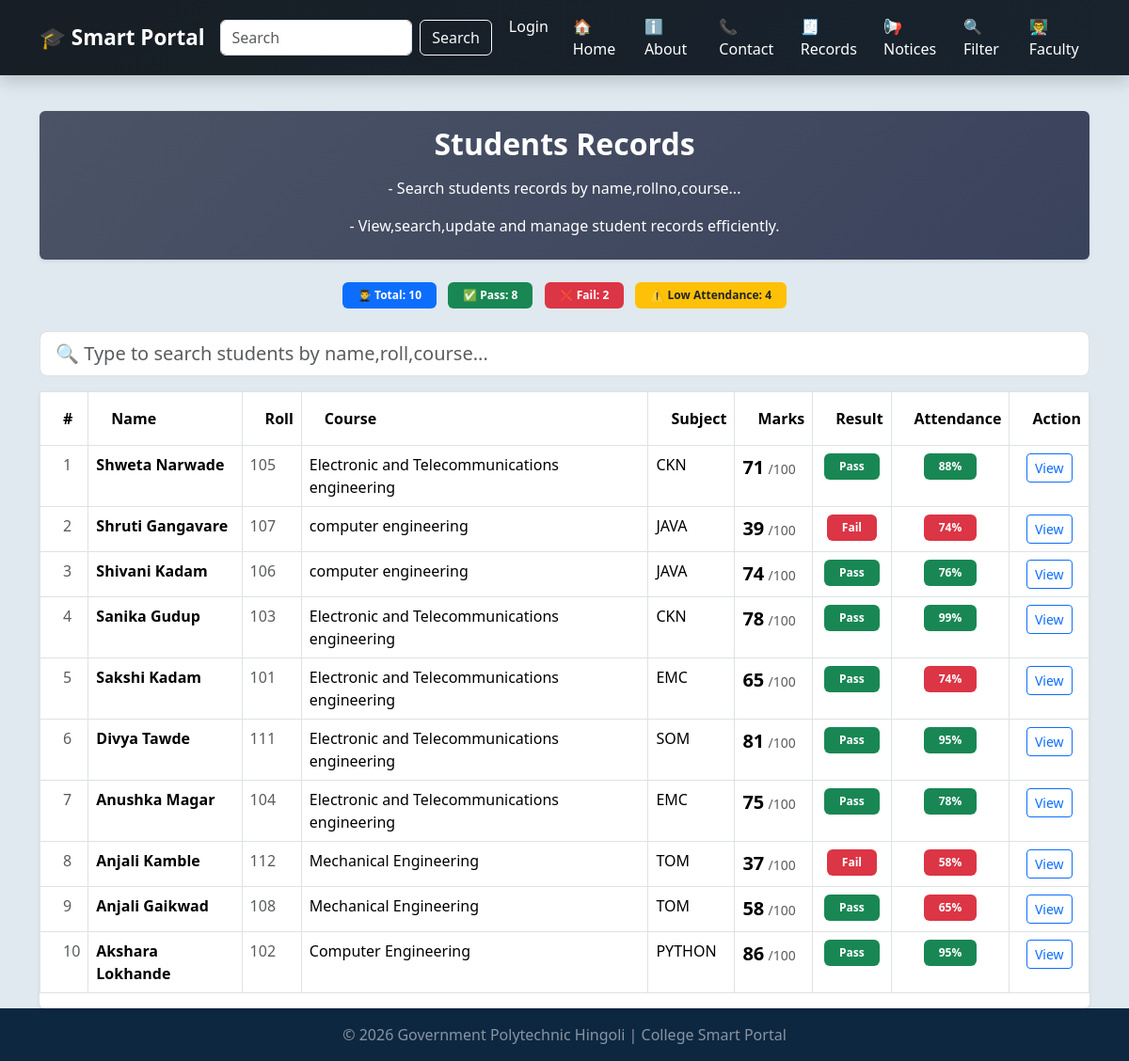
Before: /records with the older database file.
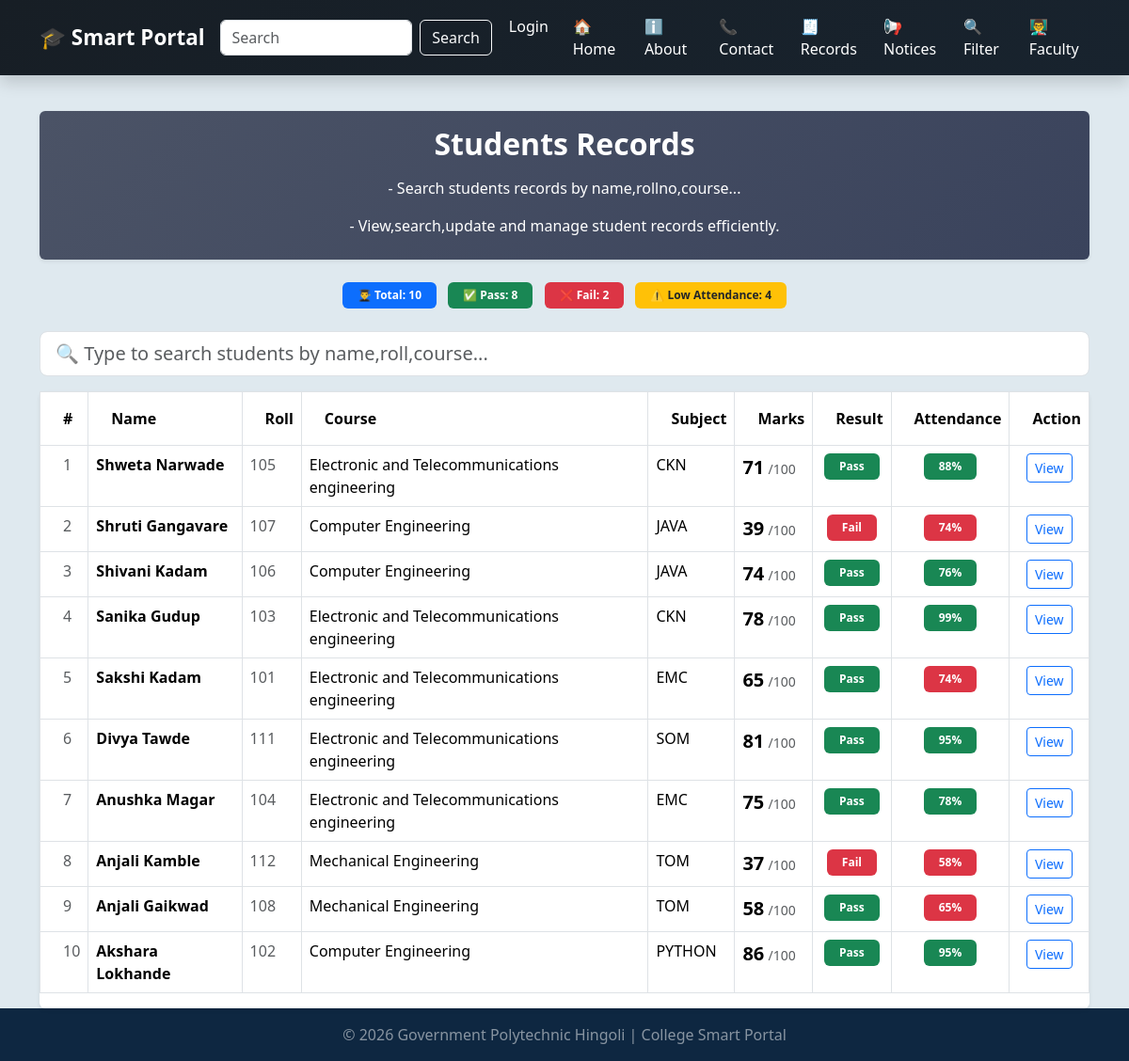
After: the same page with the newer database file.
### tables this page shows
CREATE TABLE students(
                id INTEGER PRIMARY KEY AUTOINCREMENT,
                 name TEXT NOT NULL,
                 roll INTEGER NOT NULL,
                 course TEXT NOT NULL,
                 subject TEXT NOT NULL,
                 marks INTEGER NOT NULL,
                 attendance INTEGER DEFAULT 0
                 );

### app2.py (the view)
@app.route("/records")
def records():
    conn=get_db()
    students=conn.execute('SELECT * FROM students ORDER BY NAME DESC').fetchall()
    conn.close()
    return render_template("records.html",students=students)

### database.py (called while the page is built)
def get_db():
   conn=sqlite3.connect(DB_PATH)
   conn.row_factory= sqlite3.Row
   return conn

### templates/records.html (shortened to what the changed rows need)
{% extends "base.html" %}
{% block content %}
<div class="card mb-4 shadow-sm p-3"style="background:linear-gradient(135deg, #4b5366, #3a435c);">
<h2 class="fw-bold mb-3 text-white text-center">Students Records</h2>
</div>
    {% set pass_students = students|selectattr('marks','ge',40)|list %}
    {% set fail_students = students|selectattr('marks','lt',40)|list %}
    {% set low_attendance = students|selectattr('attendance','lt',75)|list %}
<div class="card shadow-sm">
    <div class="card-body p-0">
        {% if students|length == 0 %}
        <div class="text-center p-5">
            <h5 class="text-muted">No student records found.</h5>
            <a href="{{ url_for('add_student') }}" class="btn btn-primary mt-2">Add Student</a>
        </div>
        {% else %}
        <div class="table-responsive">
                <table class="table table-bordered table-hover">
                <thead style="background-color: #0b1f39; color:white;">
                    <tr>
                        <th class="py-3 ps-4">#</th>
                        <th class="py-3 ps-4">Name</th>
                        <th class="py-3 ps-4">Roll</th>
                        <th class="py-3 ps-4">Course</th>
                        <th class="py-3 ps-4">Subject</th>
                        <th class="py-3 ps-4">Marks</th>
                        <th class="py-3 ps-4">Result</th>
                        <th class="py-3 ps-4 text-center">Attendance</th>
                        <th class="py-3 ps-4 text-center">Action</th>
                    </tr>
                </thead>
                <tbody id="tableBody">
                    {% for student in students %}
                    <tr data-name="{{ student.name | lower}}"
                    data-roll="{{ student.roll | lower}}"
                    data-course="{{ student.course | lower}}">
                        <td class="ps-4 text-muted">{{ loop.index }}</td>
                        <td>
                            <div class="d-flex align-items-center">
                                <span class="fw-bold">{{ student.name }}</span>
                            </div>
                        </td>
                        <td class="text-muted">{{ student.roll }}</td>
                        <td>{{ student.course }}</td>
                        <td>{{ student.subject }}</td>
                        <td>
                            <span class="fw-bold fs-5">{{ student.marks }}</span>
                            <span class="text-muted small">/100</span>
                        </td>
                        <td class="text-center">
                            {% if student.marks >= 40 %}
                                <span class="badge bg-success px-3 py-2">Pass</span>
                            {% else %}
                                <span class="badge bg-danger px-3 py-2">Fail</span>
                            {% endif %}
                        </td>
                        <td class="text-center">
                            {% if student.attendance >= 75 %}
                                <span class="badge bg-success px-3 py-2">
                                    {{ student.attendance }}%
                                </span>
                            {% else %}
                                <span class="badge bg-danger px-3 py-2">
                                    {{ student.attendance }}%
                                </span>
                            {% endif %}
                        </td>
                        <td class="text-center">
                            <a href="{{ url_for('student_detail', id=student.id) }}" class="btn btn-sm btn-outline-primary">View</a>
                        </td>
                    </tr>
                    {% endfor %}
                </tbody>
            </table>
        </div>
        {% endif %}
    </div>
</div>
{% endblock %}

Changed rows visible on the page:
changed students "Shruti Gangavare": course "computer engineering" → "Computer Engineering"
changed students "Shivani Kadam": course "computer engineering" → "Computer Engineering"
